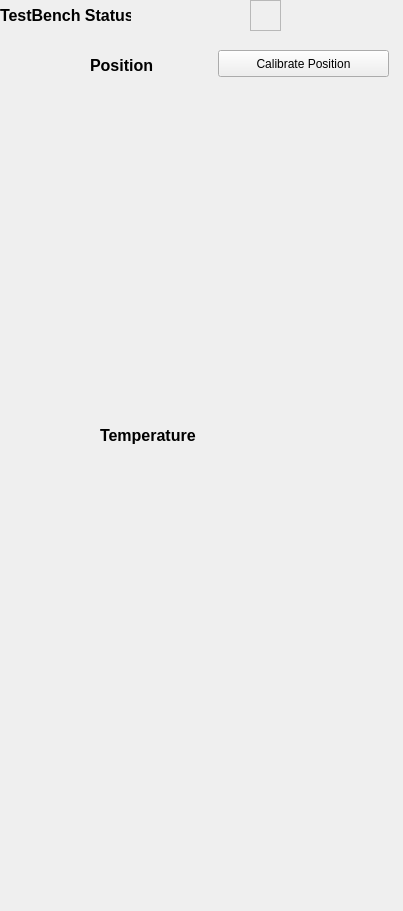
<?xml version="1.0" encoding="UTF-8"?>
<ui version="4.0">
 <class>TestbenchSensorStatus</class>
 <widget class="QWidget" name="TestbenchSensorStatus">
  <property name="geometry">
   <rect>
    <x>0</x>
    <y>0</y>
    <width>403</width>
    <height>911</height>
   </rect>
  </property>
  <property name="windowTitle">
   <string>Form</string>
  </property>
  <widget class="QCustomPlot" name="position_plot" native="true">
   <property name="geometry">
    <rect>
     <x>50</x>
     <y>100</y>
     <width>351</width>
     <height>281</height>
    </rect>
   </property>
  </widget>
  <widget class="QCustomPlot" name="temperature_plot" native="true">
   <property name="geometry">
    <rect>
     <x>40</x>
     <y>460</y>
     <width>351</width>
     <height>221</height>
    </rect>
   </property>
  </widget>
  <widget class="QLabel" name="label">
   <property name="geometry">
    <rect>
     <x>152</x>
     <y>0</y>
     <width>91</width>
     <height>31</height>
    </rect>
   </property>
   <property name="text">
    <string/>
   </property>
  </widget>
  <widget class="QLabel" name="TestbenchStatus">
   <property name="geometry">
    <rect>
     <x>0</x>
     <y>0</y>
     <width>131</width>
     <height>31</height>
    </rect>
   </property>
   <property name="font">
    <font>
     <pointsize>12</pointsize>
     <weight>75</weight>
     <italic>false</italic>
     <bold>true</bold>
    </font>
   </property>
   <property name="text">
    <string>TestBench Status</string>
   </property>
  </widget>
  <widget class="QFrame" name="power_sense">
   <property name="geometry">
    <rect>
     <x>250</x>
     <y>0</y>
     <width>31</width>
     <height>31</height>
    </rect>
   </property>
   <property name="frameShape">
    <enum>QFrame::StyledPanel</enum>
   </property>
   <property name="frameShadow">
    <enum>QFrame::Raised</enum>
   </property>
  </widget>
  <widget class="QLabel" name="TestbenchStatus_2">
   <property name="geometry">
    <rect>
     <x>90</x>
     <y>50</y>
     <width>131</width>
     <height>31</height>
    </rect>
   </property>
   <property name="font">
    <font>
     <pointsize>12</pointsize>
     <weight>75</weight>
     <italic>false</italic>
     <bold>true</bold>
    </font>
   </property>
   <property name="text">
    <string>Position</string>
   </property>
  </widget>
  <widget class="QLabel" name="TestbenchStatus_3">
   <property name="geometry">
    <rect>
     <x>100</x>
     <y>420</y>
     <width>131</width>
     <height>31</height>
    </rect>
   </property>
   <property name="font">
    <font>
     <pointsize>12</pointsize>
     <weight>75</weight>
     <italic>false</italic>
     <bold>true</bold>
    </font>
   </property>
   <property name="text">
    <string>Temperature</string>
   </property>
  </widget>
  <widget class="QLabel" name="TestbenchStatus_4">
   <property name="geometry">
    <rect>
     <x>100</x>
     <y>690</y>
     <width>131</width>
     <height>31</height>
    </rect>
   </property>
   <property name="font">
    <font>
     <pointsize>12</pointsize>
     <weight>75</weight>
     <italic>false</italic>
     <bold>true</bold>
    </font>
   </property>
   <property name="text">
    <string/>
   </property>
  </widget>
  <widget class="QPushButton" name="calibrate">
   <property name="geometry">
    <rect>
     <x>218</x>
     <y>50</y>
     <width>171</width>
     <height>27</height>
    </rect>
   </property>
   <property name="text">
    <string>Calibrate Position</string>
   </property>
  </widget>
 </widget>
 <customwidgets>
  <customwidget>
   <class>QCustomPlot</class>
   <extends>QWidget</extends>
   <header>qcustomplot.h</header>
   <container>1</container>
  </customwidget>
 </customwidgets>
 <resources/>
 <connections/>
</ui>
